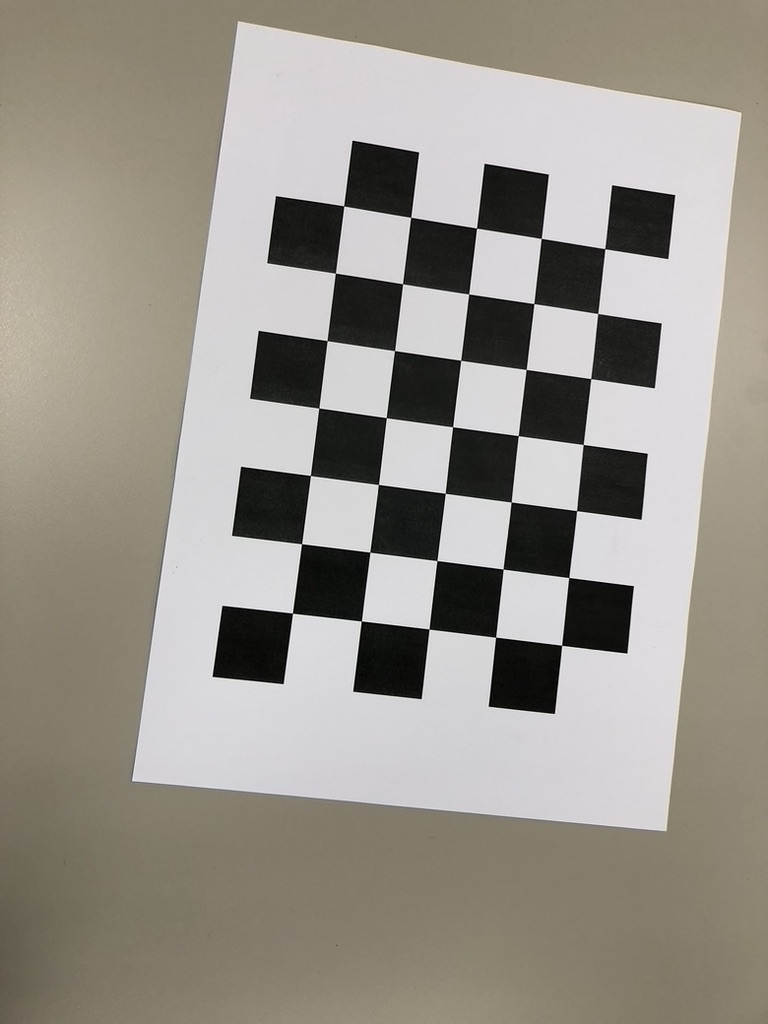
#> input picture Images/Chessboard/05EC1AC3-3C3C-4C01-B643-BE802F172A2A_1_105_c.jpeg, 768 x 1024 px; its folder holds only this picture in this run
$ jupyter execute --allow-errors calibration_code.ipynb
#> lines starting #> are read from the running program, lines starting #| are printed output that depends on the picture; after the words box and inside, x2 and y2 are one past the last pixel; in counts of white or black regions, pixels touching at a corner belong together
#> further down, img is the input picture: shape (1024, 768, 3); mean B, G, R 140, 148.3, 152.8
#> `ret, corners = cv.findChessboardCorners(gray, (CHECKERBOARD[0],CHECKER..`: ret = True; corners = 35 rows, first 8: [343.7, 206], [410.7, 217.4], [476.5, 228.1], [541.2, 238.4], [604.7, 248.7], [335.4, 273.2], [402.5, 283.8], [468.6, 294]
#> `corners2 = cv.cornerSubPix(gray,corners, (11,11), (-1,-1), criteria)`: corners2 = 35 rows, first 8: [343.7, 205.9], [410.7, 217.3], [476.5, 228.1], [541.3, 238.4], [604.7, 248.7], [335.4, 273.2], [402.5, 283.8], [468.7, 293.9]
#> `cv.drawChessboardCorners(img, (CHECKERBOARD[0],CHECKERBOARD[1]), corne..`:
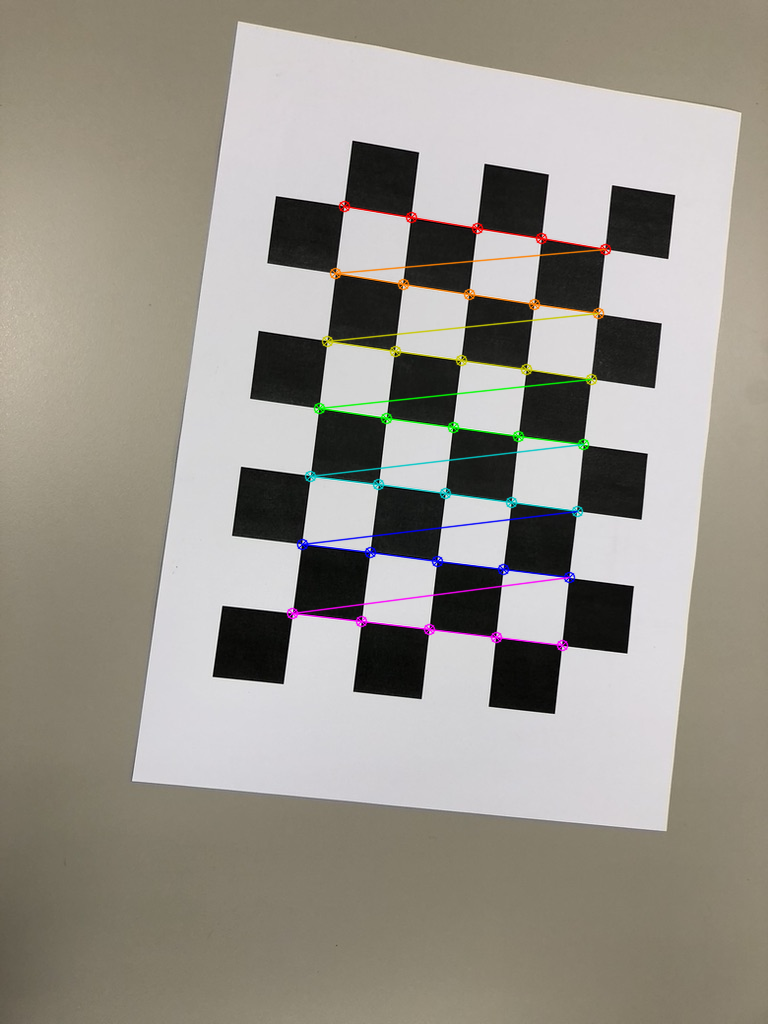
#> img: shape (1024, 768, 3); 1.7% of pixels changed, all inside (x1, y1, x2, y2) = (286, 200, 612, 652)
# Chessboard

[cell 1]
"""
Sources:
https://docs.opencv.org/4.5.4/dc/dbb/tutorial_py_calibration.html
https://www.geeksforgeeks.org/camera-calibration-with-python-opencv/
"""
import numpy as np
import cv2 as cv
import glob

# Define the dimensions of checkerboard
CHECKERBOARD = (5, 7)

# termination criteria
criteria = (cv.TERM_CRITERIA_EPS + cv.TERM_CRITERIA_MAX_ITER, 30, 0.001)
# prepare object points, like (0,0,0), (1,0,0), (2,0,0) ....,(6,5,0)
objp = np.zeros((CHECKERBOARD[0]
                      * CHECKERBOARD[1],
                      3), np.float32)
objp[:,:2] = np.mgrid[0:CHECKERBOARD[0],0:CHECKERBOARD[1]].T.reshape(-1,2)

# Arrays to store object points and image points from all the images.
objpoints = [] # 3d point in real world space
imgpoints = [] # 2d points in image plane.
images = glob.glob('Images/Chessboard/*.jpeg')
#> (the rest of this cell did not finish here and is left out)

[cell 2]
# Calibration
ret, mtx, dist, rvecs, tvecs = cv.calibrateCamera(objpoints, imgpoints, gray.shape[::-1], None, None)
#> ret = 0.209; mtx = [[1033.8, 0, 333.5], [0, 1026.8, 478.9], [0, 0, 1]]; dist = [[0.291, -1.91, -0.000537, -0.015, 4.45]]; rvecs = ([-0.0625, -0.104, 0.128],); tvecs = ([0.163, -4.01, 15.27],)

[cell 3]
mtx
#> Out has the same summary as mtx

## Saving xml

[cell 4]
filename = 'calibration.xml'
s = cv.FileStorage(filename, cv.FileStorage_WRITE)
s.write('camera_matrix', mtx)
s.write('distortion_coefficients', dist)
s.release()

# Circles grid

[cell 5]
# Define the dimensions of checkerboard
CHECKERBOARD = (4, 5)

# termination criteria
criteria = (cv.TERM_CRITERIA_EPS + cv.TERM_CRITERIA_MAX_ITER, 30, 0.001)
# prepare object points, like (0,0,0), (1,0,0), (2,0,0) ....,(6,5,0)
objp = np.zeros((CHECKERBOARD[0]
                      * CHECKERBOARD[1],
                      3), np.float32)
objp[:,:2] = np.mgrid[0:CHECKERBOARD[0],0:CHECKERBOARD[1]].T.reshape(-1,2)

# Arrays to store object points and image points from all the images.
objpoints = [] # 3d point in real world space
imgpoints = [] # 2d points in image plane.
images = glob.glob('Images/Circles/*.jpeg')
i = 0
for fname in images:
    img = cv.imread(fname)
    gray = cv.cvtColor(img, cv.COLOR_BGR2GRAY)
    # Find the chess board corners
    ret, corners = cv.findCirclesGrid(gray, (CHECKERBOARD[0],CHECKERBOARD[1]), cv.CALIB_CB_ASYMMETRIC_GRID)
    # If found, add object points, image points (after refining them)
    if ret == True:
        objpoints.append(objp)
        corners2 = cv.cornerSubPix(gray,corners, (11,11), (-1,-1), criteria)
        imgpoints.append(corners)
        # Draw and display the corners
        cv.drawChessboardCorners(img, (CHECKERBOARD[0],CHECKERBOARD[1]), corners2, ret)
        cv.imshow('img', img)
        cv.waitKey(500)
        #filename = './Test/Image%d.jpg'%i
        #i +=1
        #cv.imwrite(filename,img)
cv.destroyAllWindows()

#> (a cell that did not finish here is left out)

[cell 7]
mtx
#> Out has the same summary as mtx


$ run again, on Images/Chessboard/7B23C8A5-628A-44E4-8897-5BFE535F0C31_1_105_c.jpeg
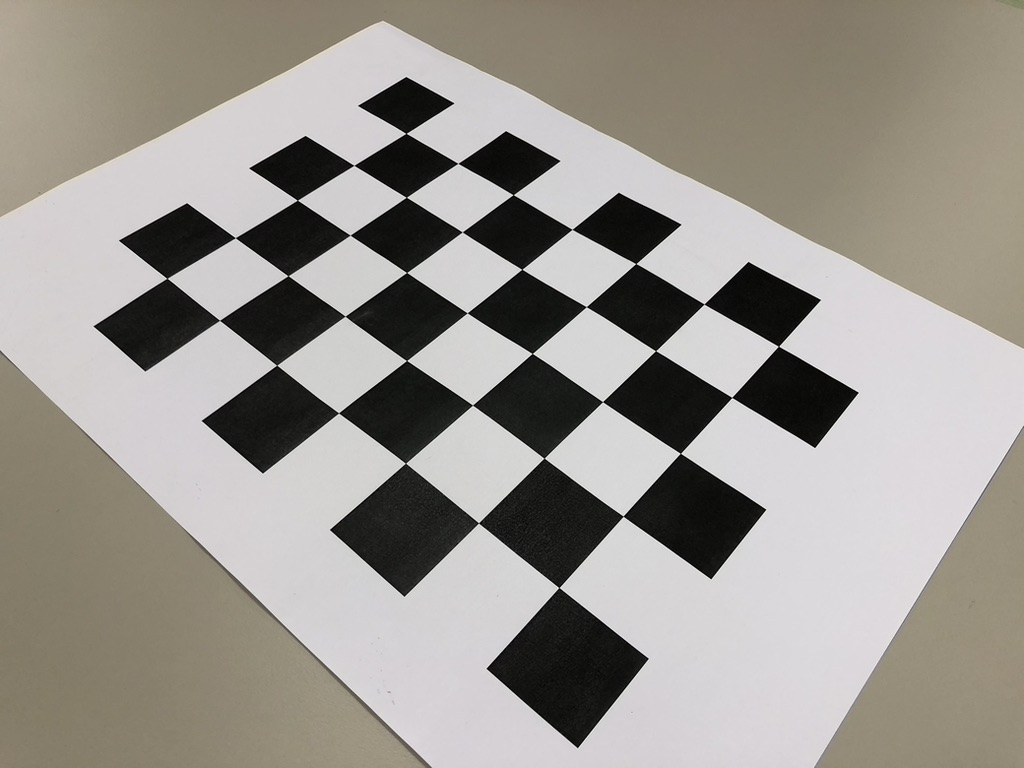
#> input picture Images/Chessboard/7B23C8A5-628A-44E4-8897-5BFE535F0C31_1_105_c.jpeg, 1024 x 768 px
#> img is the input picture: shape (768, 1024, 3); mean B, G, R 142.7, 149.3, 153.4
#> `ret, corners = cv.findChessboardCorners(gray, (CHECKERBOARD[0],CHECKER..`: ret = True; corners = 35 rows, first 8: [778.5, 346.2], [731.8, 397.4], [680.4, 453.4], [623.1, 516.2], [559, 587.6], [704, 304], [655.6, 350.7], [602.6, 401.6]
#> corners2 = 35 rows, first 8: [778.4, 346.3], [731.8, 397.4], [680.4, 453.3], [623.1, 516.2], [559, 587.6], [704.1, 304], [655.6, 350.7], [602.6, 401.7]
#> `cv.drawChessboardCorners(img, (CHECKERBOARD[0],CHECKERBOARD[1]), corne..`:
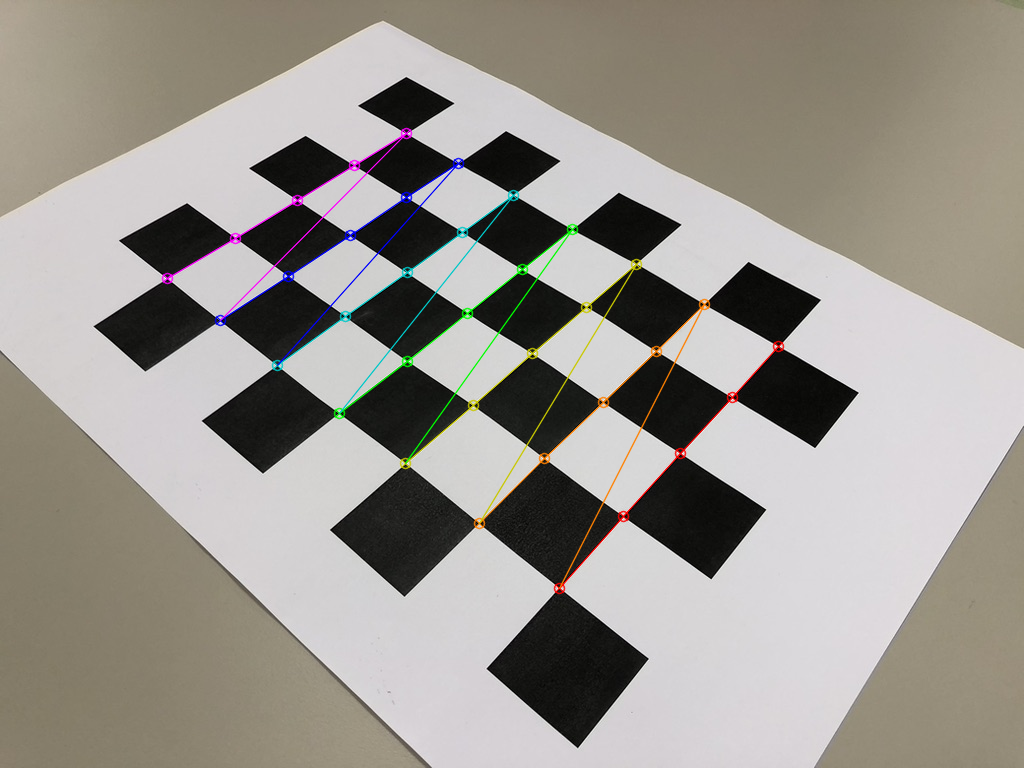
#> img: shape (768, 1024, 3); 1.54% of pixels changed, all inside (x1, y1, x2, y2) = (161, 127, 785, 595)
#> `ret, mtx, dist, rvecs, tvecs = cv.calibrateCamera(objpoints, imgpoints..`: ret = 0.654; mtx = [[996.9, 0, 473.8], [0, 1096.1, 355.4], [0, 0, 1]]; dist = [[1.05, -17.76, 0.00652, -0.0183, 97.41]]; rvecs = ([-0.407, 0.931, 2.15],); tvecs = ([3.48, -0.103, 11.46],)
#> `mtx`: Out = [[996.9, 0, 473.8], [0, 1096.1, 355.4], [0, 0, 1]]

$ run again, on Images/Chessboard/AAB74956-F54C-4E86-A367-DB5A2E185302_1_105_c.jpeg
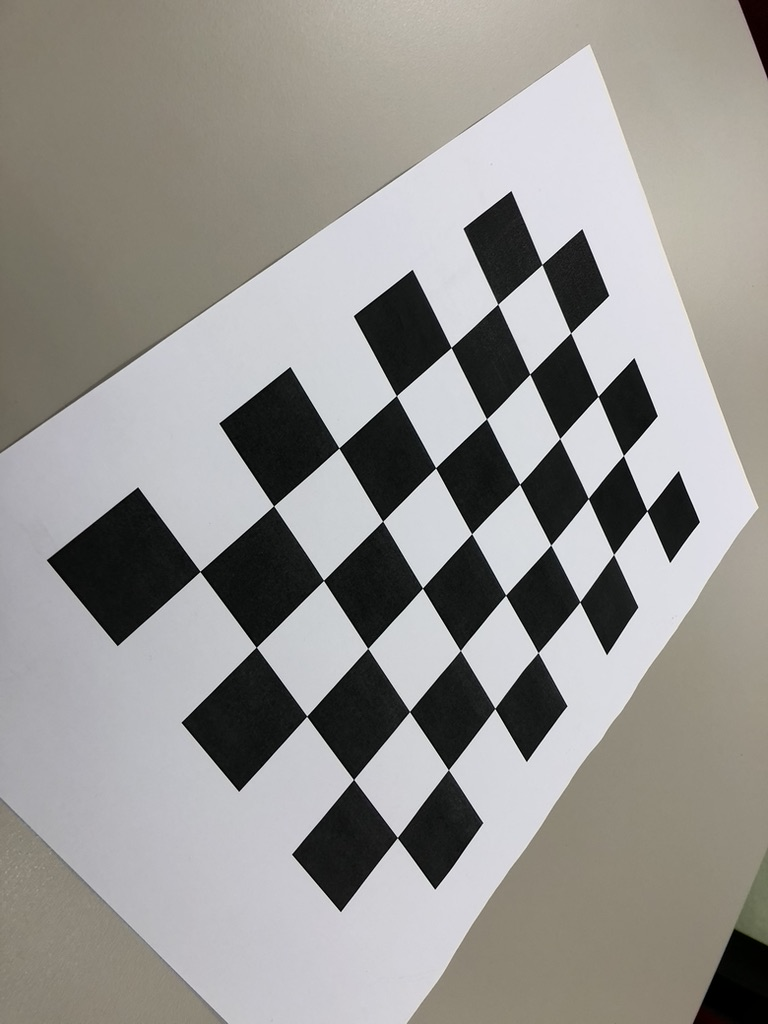
#> input picture Images/Chessboard/AAB74956-F54C-4E86-A367-DB5A2E185302_1_105_c.jpeg, 768 x 1024 px
#> img is the input picture: shape (1024, 768, 3); mean B, G, R 145, 148.2, 150.1
#> `ret, corners = cv.findChessboardCorners(gray, (CHECKERBOARD[0],CHECKER..`: ret = True; corners = 35 rows, first 8: [542, 264.5], [570.6, 333], [598, 396.4], [623.4, 455.5], [646.9, 510.7], [497.7, 304.3], [529.7, 374.2], [559.7, 438.5]
#> corners2 = 35 rows, first 8: [541.9, 264.5], [570.6, 332.9], [598.1, 396.3], [623.4, 455.5], [646.8, 510.8], [497.8, 304.2], [529.8, 374.1], [559.7, 438.5]
#> `cv.drawChessboardCorners(img, (CHECKERBOARD[0],CHECKERBOARD[1]), corne..`:
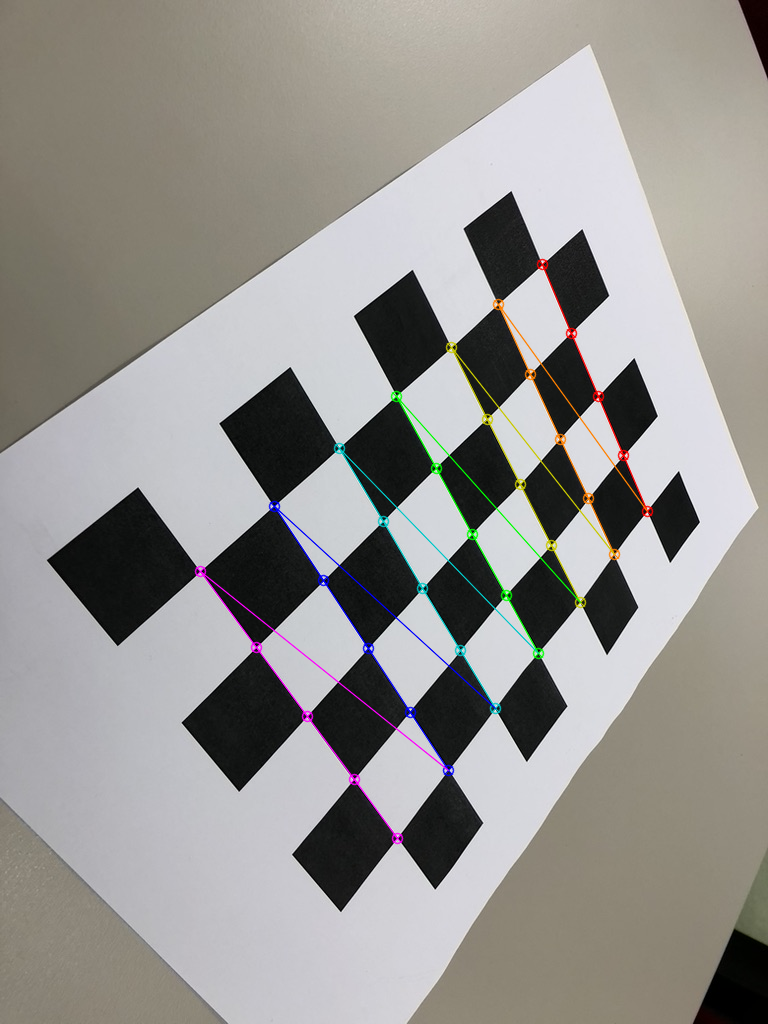
#> img: shape (1024, 768, 3); 1.57% of pixels changed, all inside (x1, y1, x2, y2) = (194, 258, 654, 845)
#> `ret, mtx, dist, rvecs, tvecs = cv.calibrateCamera(objpoints, imgpoints..`: ret = 0.728; mtx = [[844.9, 0, 363.2], [0, 824.5, 525.9], [0, 0, 1]]; dist = [[0.892, -11.25, 0.00416, -0.000877, 43.68]]; rvecs = ([-0.265, -0.653, 0.871],); tvecs = ([2.23, -3.34, 10.74],)
#> `mtx`: Out = [[844.9, 0, 363.2], [0, 824.5, 525.9], [0, 0, 1]]

$ run again, on Images/Chessboard/1FF59499-5BFE-42DA-8E02-7009E7FCBC87_1_105_c.jpeg
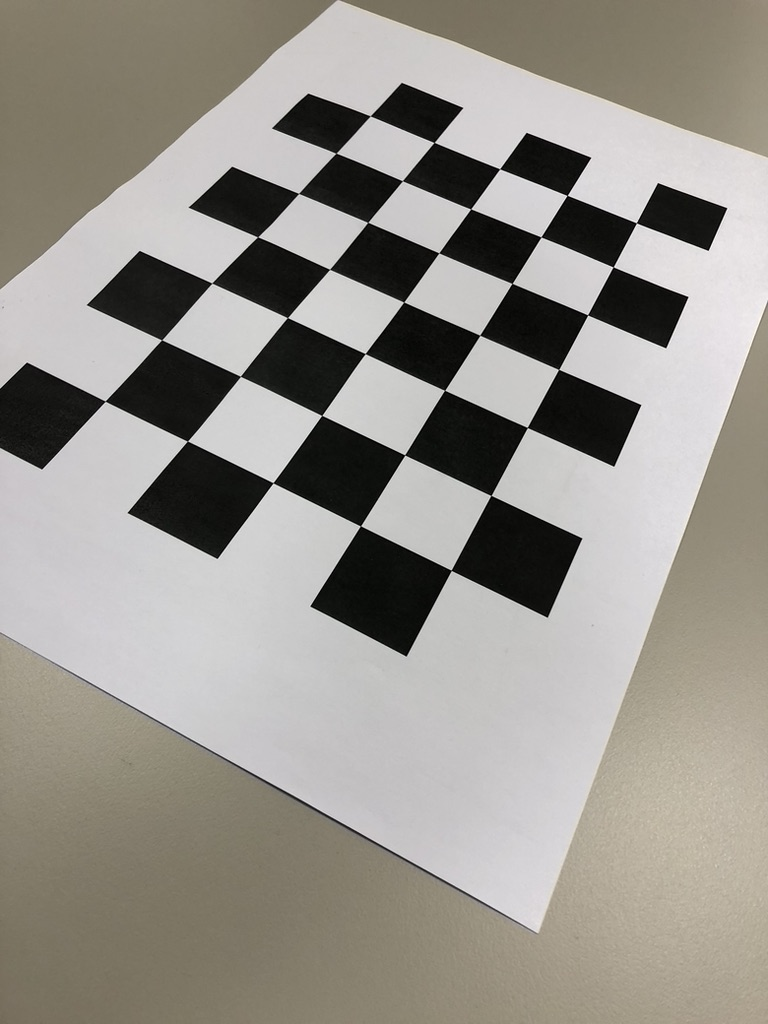
#> input picture Images/Chessboard/1FF59499-5BFE-42DA-8E02-7009E7FCBC87_1_105_c.jpeg, 768 x 1024 px
#> img is the input picture: shape (1024, 768, 3); mean B, G, R 140.3, 147.4, 151
#> `ret, corners = cv.findChessboardCorners(gray, (CHECKERBOARD[0],CHECKER..`: ret = True; corners = 35 rows, first 8: [370.3, 115.9], [434.2, 142.5], [499.7, 168.8], [567.3, 195.4], [636.4, 223], [336, 153.4], [402.4, 180.6], [470.6, 208.8]
#> corners2 = 35 rows, first 8: [370.2, 115.9], [434.1, 142.4], [499.7, 168.8], [567.1, 195.4], [636.4, 222.9], [336, 153.2], [402.4, 180.8], [470.7, 208.9]
#> `cv.drawChessboardCorners(img, (CHECKERBOARD[0],CHECKERBOARD[1]), corne..`:
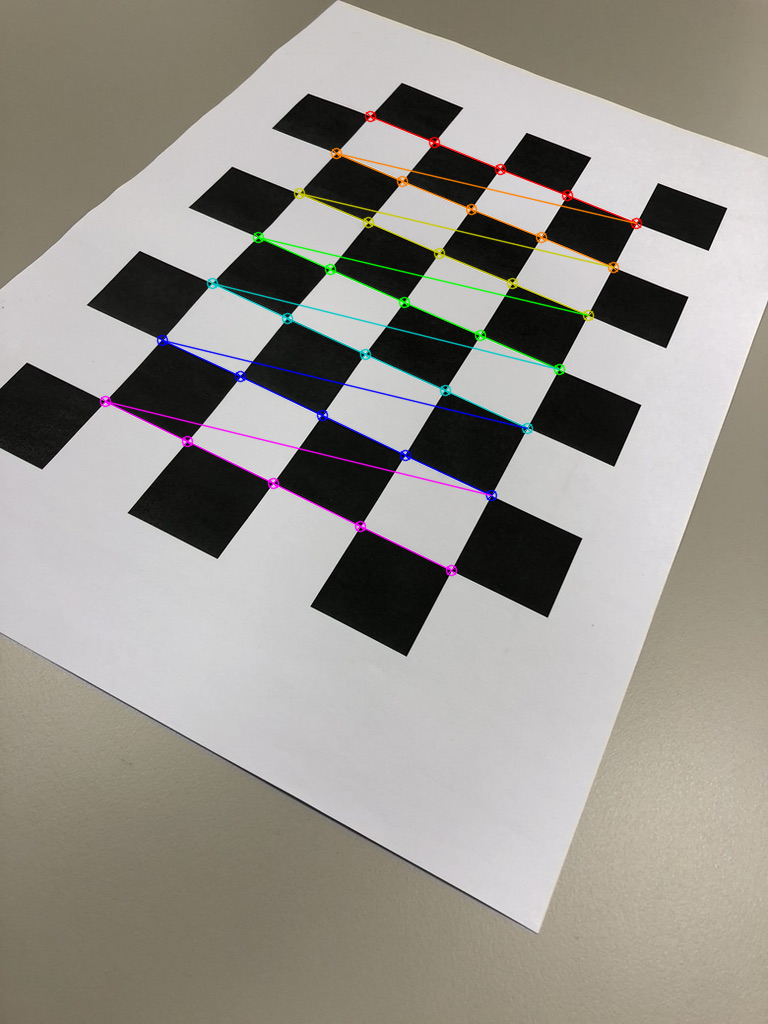
#> img: shape (1024, 768, 3); 1.95% of pixels changed, all inside (x1, y1, x2, y2) = (99, 110, 643, 577)
#> `ret, mtx, dist, rvecs, tvecs = cv.calibrateCamera(objpoints, imgpoints..`: ret = 0.773; mtx = [[602.8, 0, 371.9], [0, 611.5, 637.8], [0, 0, 1]]; dist = [[0.116, -0.203, 0.0131, -0.00168, 0.139]]; rvecs = ([-0.399, 0.0204, 0.486],); tvecs = ([-0.0137, -7.31, 8.53],)
#> `mtx`: Out = [[602.8, 0, 371.9], [0, 611.5, 637.8], [0, 0, 1]]
